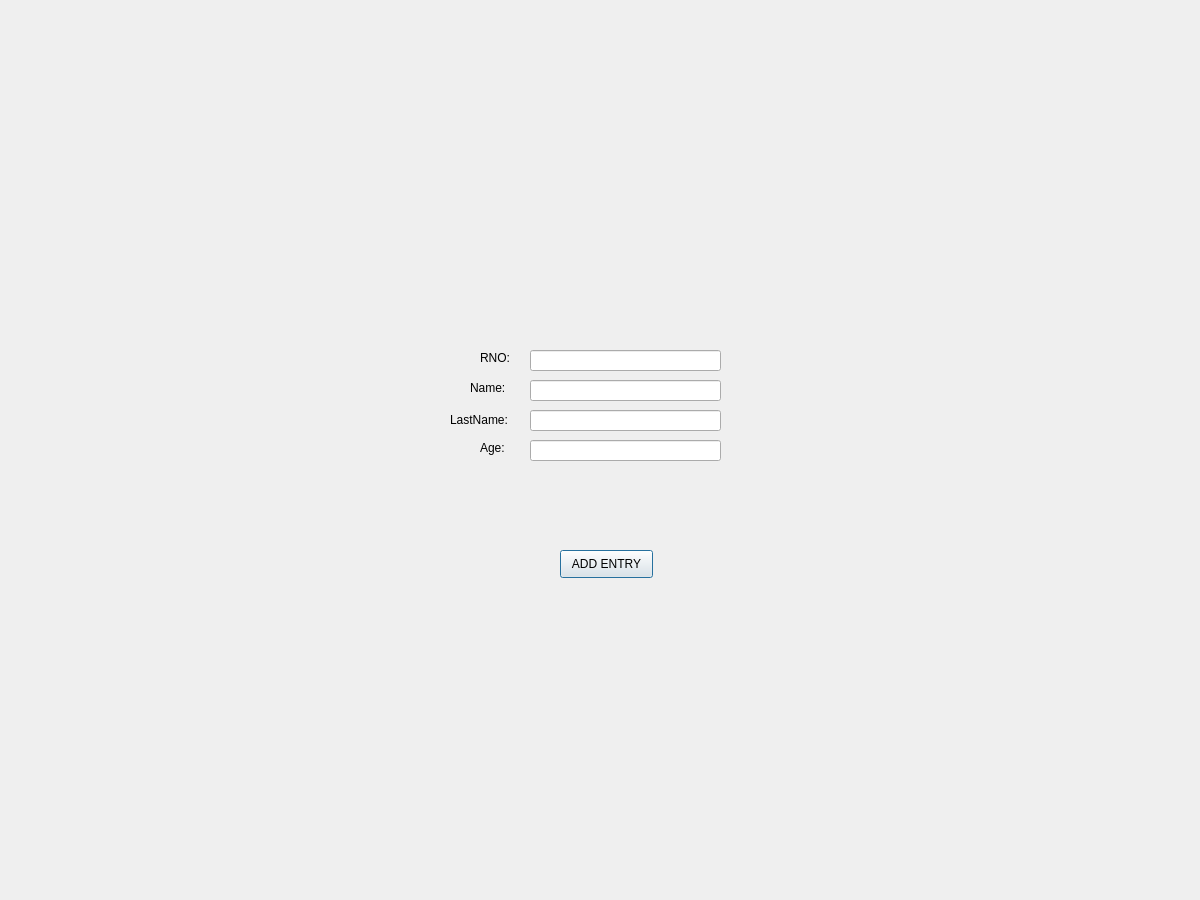
<?xml version="1.0" encoding="UTF-8"?>
<ui version="4.0">
 <class>Dialog</class>
 <widget class="QDialog" name="Dialog">
  <property name="geometry">
   <rect>
    <x>0</x>
    <y>0</y>
    <width>1200</width>
    <height>900</height>
   </rect>
  </property>
  <property name="sizePolicy">
   <sizepolicy hsizetype="Fixed" vsizetype="Fixed">
    <horstretch>0</horstretch>
    <verstretch>0</verstretch>
   </sizepolicy>
  </property>
  <property name="minimumSize">
   <size>
    <width>1200</width>
    <height>900</height>
   </size>
  </property>
  <property name="maximumSize">
   <size>
    <width>1200</width>
    <height>900</height>
   </size>
  </property>
  <property name="windowTitle">
   <string>Dialog</string>
  </property>
  <widget class="QPushButton" name="addButton">
   <property name="geometry">
    <rect>
     <x>560</x>
     <y>550</y>
     <width>93</width>
     <height>28</height>
    </rect>
   </property>
   <property name="text">
    <string>ADD ENTRY</string>
   </property>
  </widget>
  <widget class="QLineEdit" name="name">
   <property name="geometry">
    <rect>
     <x>530</x>
     <y>380</y>
     <width>191</width>
     <height>21</height>
    </rect>
   </property>
  </widget>
  <widget class="QLineEdit" name="rno">
   <property name="geometry">
    <rect>
     <x>530</x>
     <y>350</y>
     <width>191</width>
     <height>21</height>
    </rect>
   </property>
  </widget>
  <widget class="QLineEdit" name="lastname">
   <property name="geometry">
    <rect>
     <x>530</x>
     <y>410</y>
     <width>191</width>
     <height>21</height>
    </rect>
   </property>
  </widget>
  <widget class="QLineEdit" name="age">
   <property name="geometry">
    <rect>
     <x>530</x>
     <y>440</y>
     <width>191</width>
     <height>21</height>
    </rect>
   </property>
  </widget>
  <widget class="QLabel" name="label">
   <property name="geometry">
    <rect>
     <x>470</x>
     <y>380</y>
     <width>41</width>
     <height>16</height>
    </rect>
   </property>
   <property name="text">
    <string>Name:</string>
   </property>
  </widget>
  <widget class="QLabel" name="label_2">
   <property name="geometry">
    <rect>
     <x>480</x>
     <y>440</y>
     <width>31</width>
     <height>16</height>
    </rect>
   </property>
   <property name="text">
    <string>Age:</string>
   </property>
  </widget>
  <widget class="QLabel" name="label_3">
   <property name="geometry">
    <rect>
     <x>450</x>
     <y>410</y>
     <width>61</width>
     <height>20</height>
    </rect>
   </property>
   <property name="text">
    <string>LastName:</string>
   </property>
  </widget>
  <widget class="QLabel" name="label_4">
   <property name="geometry">
    <rect>
     <x>480</x>
     <y>350</y>
     <width>41</width>
     <height>16</height>
    </rect>
   </property>
   <property name="text">
    <string>RNO:</string>
   </property>
  </widget>
 </widget>
 <resources/>
 <connections/>
</ui>
